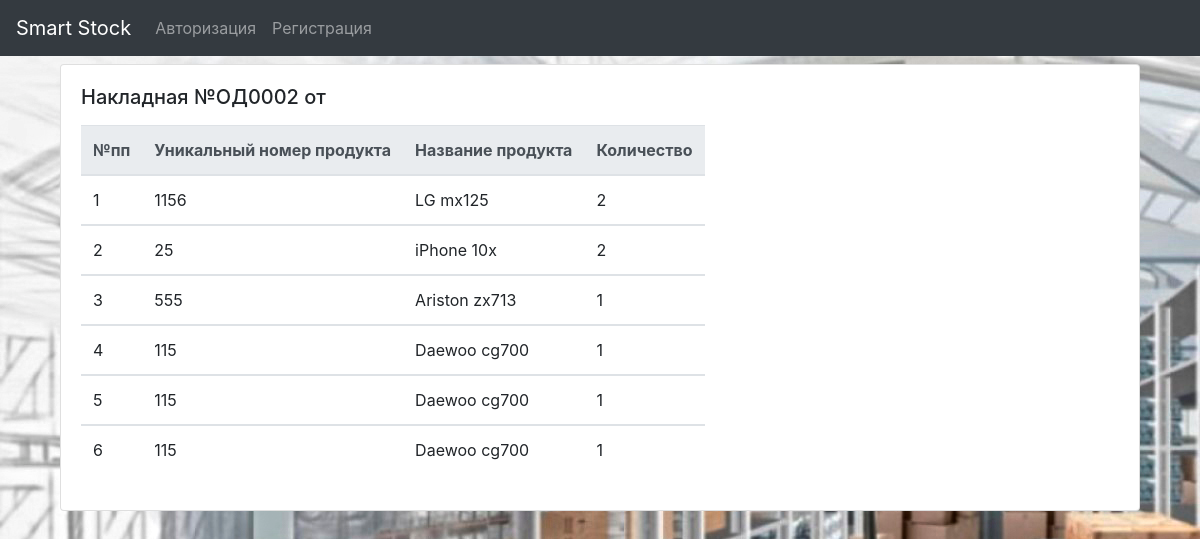
The page /sendProduct.php?send_id=2 on the database its author committed.
### tables this page shows
CREATE TABLE `send_nom` (
  `id` int(11) NOT NULL COMMENT 'Номер по порядку',
  `id_send_doc` int(11) NOT NULL COMMENT 'ID документа отправки',
  `product_id` varchar(11) NOT NULL COMMENT 'Уникальный номер продукта',
  `products` varchar(255) NOT NULL COMMENT 'Название продукта',
  `size` varchar(255) NOT NULL COMMENT 'Размер',
  `count` int(11) NOT NULL COMMENT 'Количество'
);

### modules/sendProductList.php (the view, shortened to what this page needs)
<?php
    include $_SERVER['DOCUMENT_ROOT'] . '/configs/db.php';
$sqlnom  = "SELECT * FROM send_nom WHERE id_send_doc =" . $_GET['send_id'];
$result_nom = mysqli_query($connect, $sqlnom);
 $i=1;
while ($send_nom = mysqli_fetch_assoc($result_nom)){
?>
    <tbody>
        <tr>
            <td><?php echo $i?></td>
            <td><?php echo $send_nom['product_id'] ?></td>
            <td><?php echo $send_nom['products'] ?></td>
            <td><?php echo $send_nom['count'] ?></td>
        </tr>
    </tbody>
    <?php
   $i++ ;
}
    ?>

### assets/css/my.css (style rules this page uses)
body { background-image: url(../img/455bd824f6049c327f1fc038ec66642a-1240x620.jpg); width: 100%; height: 100%; }

### rows shown on the page
send_nom: product "1156", products "LG mx125", count "2"
send_nom: product "25", products "iPhone 10x", count "2"
send_nom: product "555", products "Ariston zx713", count "1"
send_nom: product "115", products "Daewoo cg700", count "1"
send_nom: product "115", products "Daewoo cg700", count "1"
send_nom: product "115", products "Daewoo cg700", count "1"

### other values the page prints
$_GET['send_id'] "2"
